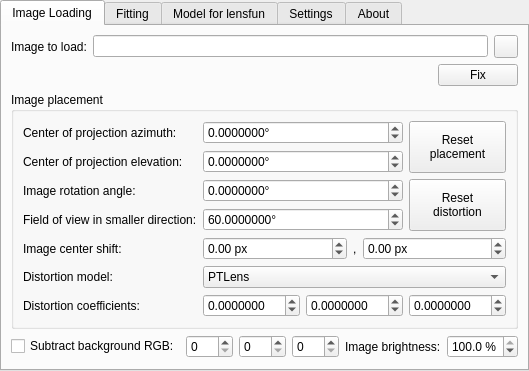
<?xml version="1.0" encoding="UTF-8"?>
<ui version="4.0">
 <class>LDEDialog</class>
 <widget class="QWidget" name="LDEDialog">
  <property name="geometry">
   <rect>
    <x>0</x>
    <y>0</y>
    <width>300</width>
    <height>300</height>
   </rect>
  </property>
  <property name="windowTitle">
   <string>Lens Distortion Estimator</string>
  </property>
  <layout class="QVBoxLayout" name="verticalLayout_2">
   <property name="spacing">
    <number>0</number>
   </property>
   <property name="leftMargin">
    <number>0</number>
   </property>
   <property name="topMargin">
    <number>0</number>
   </property>
   <property name="rightMargin">
    <number>0</number>
   </property>
   <property name="bottomMargin">
    <number>0</number>
   </property>
   <item>
    <widget class="TitleBar" name="titleBar">
     <property name="title" stdset="0">
      <string>Lens Distortion Estimator</string>
     </property>
    </widget>
   </item>
   <item>
    <widget class="QTabWidget" name="tabs">
     <property name="currentIndex">
      <number>0</number>
     </property>
     <property name="documentMode">
      <bool>false</bool>
     </property>
     <widget class="QWidget" name="imageLoadTab">
      <attribute name="title">
       <string>Image Loading</string>
      </attribute>
      <layout class="QGridLayout" name="gridLayout">
       <item row="5" column="0">
        <spacer name="verticalSpacer_2">
         <property name="orientation">
          <enum>Qt::Vertical</enum>
         </property>
         <property name="sizeHint" stdset="0">
          <size>
           <width>20</width>
           <height>40</height>
          </size>
         </property>
        </spacer>
       </item>
       <item row="3" column="0">
        <widget class="QGroupBox" name="groupBox">
         <property name="title">
          <string>Image placement</string>
         </property>
         <layout class="QGridLayout" name="gridLayout_2">
          <item row="6" column="0">
           <widget class="QLabel" name="label_7">
            <property name="text">
             <string>Distortion model:</string>
            </property>
           </widget>
          </item>
          <item row="5" column="1" colspan="3">
           <layout class="QHBoxLayout" name="horizontalLayout_2">
            <item>
             <widget class="QDoubleSpinBox" name="imageCenterShiftX">
              <property name="suffix">
               <string> px</string>
              </property>
              <property name="minimum">
               <double>-500.000000000000000</double>
              </property>
              <property name="maximum">
               <double>500.000000000000000</double>
              </property>
              <property name="value">
               <double>0.000000000000000</double>
              </property>
             </widget>
            </item>
            <item>
             <widget class="QLabel" name="label_8">
              <property name="sizePolicy">
               <sizepolicy hsizetype="Fixed" vsizetype="Preferred">
                <horstretch>0</horstretch>
                <verstretch>0</verstretch>
               </sizepolicy>
              </property>
              <property name="text">
               <string>,</string>
              </property>
             </widget>
            </item>
            <item>
             <widget class="QDoubleSpinBox" name="imageCenterShiftY">
              <property name="suffix">
               <string> px</string>
              </property>
              <property name="minimum">
               <double>-500.000000000000000</double>
              </property>
              <property name="maximum">
               <double>500.000000000000000</double>
              </property>
              <property name="value">
               <double>0.000000000000000</double>
              </property>
             </widget>
            </item>
           </layout>
          </item>
          <item row="0" column="1" colspan="2">
           <widget class="QDoubleSpinBox" name="projectionCenterAzimuth">
            <property name="suffix">
             <string>°</string>
            </property>
            <property name="decimals">
             <number>7</number>
            </property>
            <property name="minimum">
             <double>-360.000000000000000</double>
            </property>
            <property name="maximum">
             <double>360.000000000000000</double>
            </property>
            <property name="singleStep">
             <double>0.100000000000000</double>
            </property>
           </widget>
          </item>
          <item row="4" column="0">
           <widget class="QLabel" name="label_4">
            <property name="text">
             <string>Field of view in smaller direction:</string>
            </property>
            <property name="buddy">
             <cstring>imageSmallerSideFoV</cstring>
            </property>
           </widget>
          </item>
          <item row="4" column="1" colspan="2">
           <widget class="QDoubleSpinBox" name="imageSmallerSideFoV">
            <property name="suffix">
             <string>°</string>
            </property>
            <property name="decimals">
             <number>7</number>
            </property>
            <property name="minimum">
             <double>0.001000000000000</double>
            </property>
            <property name="maximum">
             <double>179.000000000000000</double>
            </property>
            <property name="value">
             <double>60.000000000000000</double>
            </property>
           </widget>
          </item>
          <item row="3" column="0">
           <widget class="QLabel" name="label_3">
            <property name="text">
             <string>Image rotation angle:</string>
            </property>
            <property name="buddy">
             <cstring>imageFieldRotation</cstring>
            </property>
           </widget>
          </item>
          <item row="3" column="1" colspan="2">
           <widget class="QDoubleSpinBox" name="imageFieldRotation">
            <property name="suffix">
             <string>°</string>
            </property>
            <property name="decimals">
             <number>7</number>
            </property>
            <property name="minimum">
             <double>-360.000000000000000</double>
            </property>
            <property name="maximum">
             <double>360.000000000000000</double>
            </property>
            <property name="singleStep">
             <double>0.100000000000000</double>
            </property>
           </widget>
          </item>
          <item row="1" column="0">
           <widget class="QLabel" name="label_2">
            <property name="text">
             <string>Center of projection elevation:</string>
            </property>
            <property name="buddy">
             <cstring>projectionCenterElevation</cstring>
            </property>
           </widget>
          </item>
          <item row="6" column="1" colspan="3">
           <widget class="QComboBox" name="distortionModelCB">
            <property name="currentIndex">
             <number>2</number>
            </property>
            <item>
             <property name="text">
              <string>3rd order polynomial</string>
             </property>
            </item>
            <item>
             <property name="text">
              <string>5th order polynomial</string>
             </property>
            </item>
            <item>
             <property name="text">
              <string>PTLens</string>
             </property>
            </item>
           </widget>
          </item>
          <item row="5" column="0">
           <widget class="QLabel" name="label_5">
            <property name="text">
             <string>Image center shift:</string>
            </property>
           </widget>
          </item>
          <item row="0" column="0">
           <widget class="QLabel" name="label">
            <property name="text">
             <string>Center of projection azimuth:</string>
            </property>
            <property name="buddy">
             <cstring>projectionCenterAzimuth</cstring>
            </property>
           </widget>
          </item>
          <item row="7" column="2">
           <widget class="QDoubleSpinBox" name="distortionTerm2">
            <property name="decimals">
             <number>7</number>
            </property>
            <property name="minimum">
             <double>-0.100000000000000</double>
            </property>
            <property name="maximum">
             <double>0.100000000000000</double>
            </property>
            <property name="singleStep">
             <double>0.001000000000000</double>
            </property>
           </widget>
          </item>
          <item row="7" column="0">
           <widget class="QLabel" name="label_9">
            <property name="text">
             <string>Distortion coefficients:</string>
            </property>
           </widget>
          </item>
          <item row="1" column="1" colspan="2">
           <widget class="QDoubleSpinBox" name="projectionCenterElevation">
            <property name="suffix">
             <string>°</string>
            </property>
            <property name="decimals">
             <number>7</number>
            </property>
            <property name="minimum">
             <double>-90.000000000000000</double>
            </property>
            <property name="maximum">
             <double>90.000000000000000</double>
            </property>
            <property name="singleStep">
             <double>0.100000000000000</double>
            </property>
           </widget>
          </item>
          <item row="7" column="1">
           <widget class="QDoubleSpinBox" name="distortionTerm1">
            <property name="decimals">
             <number>7</number>
            </property>
            <property name="minimum">
             <double>-0.100000000000000</double>
            </property>
            <property name="maximum">
             <double>0.100000000000000</double>
            </property>
            <property name="singleStep">
             <double>0.001000000000000</double>
            </property>
           </widget>
          </item>
          <item row="7" column="3">
           <widget class="QDoubleSpinBox" name="distortionTerm3">
            <property name="decimals">
             <number>7</number>
            </property>
            <property name="minimum">
             <double>-0.100000000000000</double>
            </property>
            <property name="maximum">
             <double>0.100000000000000</double>
            </property>
            <property name="singleStep">
             <double>0.001000000000000</double>
            </property>
           </widget>
          </item>
          <item row="0" column="3" rowspan="2">
           <widget class="QPushButton" name="resetPlacementBtn">
            <property name="sizePolicy">
             <sizepolicy hsizetype="Minimum" vsizetype="Minimum">
              <horstretch>0</horstretch>
              <verstretch>0</verstretch>
             </sizepolicy>
            </property>
            <property name="text">
             <string>Reset
placement</string>
            </property>
           </widget>
          </item>
          <item row="3" column="3" rowspan="2">
           <widget class="QPushButton" name="resetDistortionBtn">
            <property name="sizePolicy">
             <sizepolicy hsizetype="Minimum" vsizetype="Minimum">
              <horstretch>0</horstretch>
              <verstretch>0</verstretch>
             </sizepolicy>
            </property>
            <property name="text">
             <string>Reset
distortion</string>
            </property>
           </widget>
          </item>
         </layout>
        </widget>
       </item>
       <item row="0" column="0">
        <layout class="QHBoxLayout" name="horizontalLayout">
         <item>
          <widget class="QLabel" name="label_6">
           <property name="text">
            <string>Image to load:</string>
           </property>
          </widget>
         </item>
         <item>
          <widget class="QLineEdit" name="imageFilePath"/>
         </item>
         <item>
          <widget class="QToolButton" name="imageBrowseBtn">
           <property name="toolTip">
            <string>Browse for an image...</string>
           </property>
           <property name="text">
            <string/>
           </property>
           <property name="icon">
            <iconset>
             <normaloff>:/graphicGui/uibtFolder.png</normaloff>
             <disabledoff>:/graphicGui/uibtFolder-disabled.png</disabledoff>:/graphicGui/uibtFolder.png</iconset>
           </property>
          </widget>
         </item>
        </layout>
       </item>
       <item row="1" column="0">
        <layout class="QHBoxLayout" name="horizontalLayout_3">
         <item>
          <widget class="QLabel" name="warnings">
           <property name="sizePolicy">
            <sizepolicy hsizetype="Expanding" vsizetype="Preferred">
             <horstretch>0</horstretch>
             <verstretch>0</verstretch>
            </sizepolicy>
           </property>
           <property name="text">
            <string/>
           </property>
           <property name="wordWrap">
            <bool>true</bool>
           </property>
           <property name="textInteractionFlags">
            <set>Qt::LinksAccessibleByMouse|Qt::TextSelectableByKeyboard|Qt::TextSelectableByMouse</set>
           </property>
          </widget>
         </item>
         <item>
          <widget class="QPushButton" name="fixWarningBtn">
           <property name="text">
            <string>Fix</string>
           </property>
          </widget>
         </item>
        </layout>
       </item>
       <item row="4" column="0">
        <layout class="QHBoxLayout" name="horizontalLayout_4">
         <item>
          <widget class="QCheckBox" name="subtractBG">
           <property name="text">
            <string>Subtract background RGB:</string>
           </property>
          </widget>
         </item>
         <item>
          <widget class="QSpinBox" name="bgRed">
           <property name="minimum">
            <number>0</number>
           </property>
           <property name="maximum">
            <number>255</number>
           </property>
          </widget>
         </item>
         <item>
          <widget class="QSpinBox" name="bgGreen">
           <property name="minimum">
            <number>0</number>
           </property>
           <property name="maximum">
            <number>255</number>
           </property>
          </widget>
         </item>
         <item>
          <widget class="QSpinBox" name="bgBlue">
           <property name="minimum">
            <number>0</number>
           </property>
           <property name="maximum">
            <number>255</number>
           </property>
          </widget>
         </item>
         <item>
          <spacer name="horizontalSpacer">
           <property name="orientation">
            <enum>Qt::Horizontal</enum>
           </property>
           <property name="sizeHint" stdset="0">
            <size>
             <width>40</width>
             <height>20</height>
            </size>
           </property>
          </spacer>
         </item>
         <item>
          <widget class="QLabel" name="label_14">
           <property name="text">
            <string>Image brightness:</string>
           </property>
          </widget>
         </item>
         <item>
          <widget class="QDoubleSpinBox" name="imageBrightness">
           <property name="suffix">
            <string> %</string>
           </property>
           <property name="decimals">
            <number>1</number>
           </property>
           <property name="maximum">
            <double>100.000000000000000</double>
           </property>
           <property name="value">
            <double>100.000000000000000</double>
           </property>
          </widget>
         </item>
        </layout>
       </item>
      </layout>
     </widget>
     <widget class="QWidget" name="fittingTab">
      <attribute name="title">
       <string>Fitting</string>
      </attribute>
      <layout class="QVBoxLayout" name="verticalLayout_4" stretch="0,1">
       <item>
        <layout class="QGridLayout" name="gridLayout_4">
         <item row="0" column="0">
          <widget class="QPushButton" name="repositionBtn">
           <property name="enabled">
            <bool>false</bool>
           </property>
           <property name="text">
            <string>Reposition image by first two points</string>
           </property>
          </widget>
         </item>
         <item row="1" column="0">
          <widget class="QPushButton" name="pickImagePointBtn">
           <property name="text">
            <string>Pick an image point for selected object...</string>
           </property>
           <property name="checkable">
            <bool>true</bool>
           </property>
          </widget>
         </item>
         <item row="0" column="1" rowspan="2">
          <widget class="QPushButton" name="optimizeBtn">
           <property name="enabled">
            <bool>false</bool>
           </property>
           <property name="sizePolicy">
            <sizepolicy hsizetype="Minimum" vsizetype="Minimum">
             <horstretch>0</horstretch>
             <verstretch>0</verstretch>
            </sizepolicy>
           </property>
           <property name="text">
            <string>Optimize</string>
           </property>
          </widget>
         </item>
        </layout>
       </item>
       <item>
        <widget class="QSplitter" name="listChartSplitter">
         <property name="orientation">
          <enum>Qt::Horizontal</enum>
         </property>
         <widget class="QWidget" name="layoutWidget">
          <layout class="QGridLayout" name="gridLayout_3">
           <item row="0" column="0" colspan="2">
            <widget class="QTreeWidget" name="imagePointsPicked">
             <property name="sizePolicy">
              <sizepolicy hsizetype="Preferred" vsizetype="Preferred">
               <horstretch>0</horstretch>
               <verstretch>0</verstretch>
              </sizepolicy>
             </property>
             <property name="dragEnabled">
              <bool>true</bool>
             </property>
             <property name="dragDropMode">
              <enum>QAbstractItemView::InternalMove</enum>
             </property>
             <property name="defaultDropAction">
              <enum>Qt::MoveAction</enum>
             </property>
             <column>
              <property name="text">
               <string notr="true">Object</string>
              </property>
             </column>
             <column>
              <property name="text">
               <string>x, px</string>
              </property>
             </column>
             <column>
              <property name="text">
               <string>y, px</string>
              </property>
             </column>
            </widget>
           </item>
           <item row="2" column="0">
            <widget class="QPushButton" name="importPointsBtn">
             <property name="text">
              <string>Import list...</string>
             </property>
            </widget>
           </item>
           <item row="1" column="0" colspan="2">
            <widget class="QPushButton" name="removePointBtn">
             <property name="enabled">
              <bool>false</bool>
             </property>
             <property name="text">
              <string>Remove point</string>
             </property>
            </widget>
           </item>
           <item row="2" column="1">
            <widget class="QPushButton" name="exportPointsBtn">
             <property name="enabled">
              <bool>false</bool>
             </property>
             <property name="text">
              <string>Export list...</string>
             </property>
            </widget>
           </item>
          </layout>
         </widget>
         <widget class="QChartView" name="errorsChartView">
          <property name="sizePolicy">
           <sizepolicy hsizetype="Expanding" vsizetype="Expanding">
            <horstretch>0</horstretch>
            <verstretch>0</verstretch>
           </sizepolicy>
          </property>
         </widget>
        </widget>
       </item>
      </layout>
     </widget>
     <widget class="QWidget" name="lensfunModelTab">
      <attribute name="title">
       <string>Model for lensfun</string>
      </attribute>
      <layout class="QGridLayout" name="gridLayout_5">
       <item row="6" column="0" colspan="3">
        <widget class="QTextEdit" name="lensfunModelXML">
         <property name="readOnly">
          <bool>true</bool>
         </property>
         <property name="acceptRichText">
          <bool>false</bool>
         </property>
        </widget>
       </item>
       <item row="3" column="2">
        <widget class="QDoubleSpinBox" name="lensFocalLength">
         <property name="suffix">
          <string> mm</string>
         </property>
         <property name="minimum">
          <double>1.000000000000000</double>
         </property>
         <property name="maximum">
          <double>9999.000000000000000</double>
         </property>
         <property name="singleStep">
          <double>0.100000000000000</double>
         </property>
         <property name="value">
          <double>45.000000000000000</double>
         </property>
        </widget>
       </item>
       <item row="0" column="0">
        <widget class="QLabel" name="label_12">
         <property name="text">
          <string>Make:</string>
         </property>
        </widget>
       </item>
       <item row="2" column="0">
        <widget class="QLabel" name="label_15">
         <property name="toolTip">
          <string/>
         </property>
         <property name="text">
          <string>Mount:</string>
         </property>
        </widget>
       </item>
       <item row="3" column="0">
        <widget class="QLabel" name="label_16">
         <property name="text">
          <string>Focal length:</string>
         </property>
        </widget>
       </item>
       <item row="5" column="0" colspan="3">
        <widget class="QPushButton" name="generateLensfunModelBtn">
         <property name="enabled">
          <bool>false</bool>
         </property>
         <property name="text">
          <string>Generate</string>
         </property>
        </widget>
       </item>
       <item row="1" column="0">
        <widget class="QLabel" name="label_13">
         <property name="text">
          <string>Model:</string>
         </property>
        </widget>
       </item>
       <item row="1" column="2">
        <widget class="QLineEdit" name="lensModel"/>
       </item>
       <item row="2" column="2">
        <widget class="QLineEdit" name="lensMount"/>
       </item>
       <item row="0" column="2">
        <widget class="QLineEdit" name="lensMake"/>
       </item>
      </layout>
     </widget>
     <widget class="QWidget" name="settingsTab">
      <attribute name="title">
       <string>Settings</string>
      </attribute>
      <layout class="QVBoxLayout" name="verticalLayout">
       <item>
        <widget class="QGroupBox" name="imageEnabled">
         <property name="title">
          <string>Show image</string>
         </property>
         <property name="flat">
          <bool>true</bool>
         </property>
         <property name="checkable">
          <bool>true</bool>
         </property>
         <layout class="QGridLayout" name="gridLayout_6">
          <item row="2" column="2">
           <widget class="ColorButton" name="imageAxesColor">
            <property name="text">
             <string/>
            </property>
           </widget>
          </item>
          <item row="0" column="1">
           <spacer name="horizontalSpacer_2">
            <property name="orientation">
             <enum>Qt::Horizontal</enum>
            </property>
            <property name="sizeHint" stdset="0">
             <size>
              <width>40</width>
              <height>20</height>
             </size>
            </property>
           </spacer>
          </item>
          <item row="0" column="3">
           <widget class="QLabel" name="label_10">
            <property name="text">
             <string>normal</string>
            </property>
           </widget>
          </item>
          <item row="3" column="1">
           <spacer name="verticalSpacer">
            <property name="orientation">
             <enum>Qt::Vertical</enum>
            </property>
            <property name="sizeHint" stdset="0">
             <size>
              <width>20</width>
              <height>40</height>
             </size>
            </property>
           </spacer>
          </item>
          <item row="2" column="0">
           <widget class="QCheckBox" name="imageAxesEnabled">
            <property name="text">
             <string>Mark image axes</string>
            </property>
           </widget>
          </item>
          <item row="0" column="5">
           <widget class="QLabel" name="label_11">
            <property name="text">
             <string>selected</string>
            </property>
           </widget>
          </item>
          <item row="0" column="0">
           <widget class="QCheckBox" name="markPickedPoints">
            <property name="text">
             <string>Mark picked points</string>
            </property>
           </widget>
          </item>
          <item row="0" column="4">
           <widget class="ColorButton" name="selectedPointMarkerColor">
            <property name="text">
             <string/>
            </property>
           </widget>
          </item>
          <item row="0" column="2">
           <widget class="ColorButton" name="pointMarkerColor">
            <property name="text">
             <string/>
            </property>
           </widget>
          </item>
          <item row="1" column="0">
           <widget class="QCheckBox" name="markProjectionCenter">
            <property name="text">
             <string>Mark center of projection</string>
            </property>
           </widget>
          </item>
          <item row="1" column="2">
           <widget class="ColorButton" name="projectionCenterMarkerColor">
            <property name="text">
             <string/>
            </property>
           </widget>
          </item>
         </layout>
        </widget>
       </item>
       <item>
        <widget class="QPushButton" name="restoreDefaultsBtn">
         <property name="text">
          <string>Restore defaults</string>
         </property>
        </widget>
       </item>
      </layout>
     </widget>
     <widget class="QWidget" name="aboutTab">
      <attribute name="title">
       <string comment="tab in plugin windows">About</string>
      </attribute>
      <layout class="QVBoxLayout" name="verticalLayout_11">
       <property name="spacing">
        <number>9</number>
       </property>
       <item>
        <widget class="QTextBrowser" name="about">
         <property name="openExternalLinks">
          <bool>true</bool>
         </property>
         <property name="openLinks">
          <bool>true</bool>
         </property>
        </widget>
       </item>
      </layout>
     </widget>
    </widget>
   </item>
  </layout>
  <zorder>tabs</zorder>
  <zorder>TitleBar</zorder>
 </widget>
 <customwidgets>
  <customwidget>
   <class>TitleBar</class>
   <extends>QFrame</extends>
   <header>Dialog.hpp</header>
   <container>1</container>
  </customwidget>
  <customwidget>
   <class>ColorButton</class>
   <extends>QToolButton</extends>
   <header>gui/ColorButton.hpp</header>
  </customwidget>
  <customwidget>
   <class>QChartView</class>
   <extends>QGraphicsView</extends>
   <header location="global">QChartView</header>
  </customwidget>
 </customwidgets>
 <tabstops>
  <tabstop>tabs</tabstop>
  <tabstop>imageFilePath</tabstop>
  <tabstop>imageBrowseBtn</tabstop>
  <tabstop>fixWarningBtn</tabstop>
  <tabstop>projectionCenterAzimuth</tabstop>
  <tabstop>projectionCenterElevation</tabstop>
  <tabstop>imageFieldRotation</tabstop>
  <tabstop>imageSmallerSideFoV</tabstop>
  <tabstop>imageCenterShiftX</tabstop>
  <tabstop>imageCenterShiftY</tabstop>
  <tabstop>distortionModelCB</tabstop>
  <tabstop>distortionTerm1</tabstop>
  <tabstop>distortionTerm2</tabstop>
  <tabstop>distortionTerm3</tabstop>
  <tabstop>subtractBG</tabstop>
  <tabstop>bgRed</tabstop>
  <tabstop>bgGreen</tabstop>
  <tabstop>bgBlue</tabstop>
  <tabstop>imageBrightness</tabstop>
  <tabstop>repositionBtn</tabstop>
  <tabstop>optimizeBtn</tabstop>
  <tabstop>pickImagePointBtn</tabstop>
  <tabstop>imagePointsPicked</tabstop>
  <tabstop>removePointBtn</tabstop>
  <tabstop>importPointsBtn</tabstop>
  <tabstop>exportPointsBtn</tabstop>
  <tabstop>errorsChartView</tabstop>
  <tabstop>imageEnabled</tabstop>
  <tabstop>markPickedPoints</tabstop>
  <tabstop>pointMarkerColor</tabstop>
  <tabstop>selectedPointMarkerColor</tabstop>
  <tabstop>markProjectionCenter</tabstop>
  <tabstop>projectionCenterMarkerColor</tabstop>
  <tabstop>imageAxesEnabled</tabstop>
  <tabstop>imageAxesColor</tabstop>
  <tabstop>restoreDefaultsBtn</tabstop>
  <tabstop>about</tabstop>
  <tabstop>lensMake</tabstop>
  <tabstop>lensModel</tabstop>
  <tabstop>lensMount</tabstop>
  <tabstop>lensFocalLength</tabstop>
  <tabstop>generateLensfunModelBtn</tabstop>
  <tabstop>lensfunModelXML</tabstop>
 </tabstops>
 <resources/>
 <connections/>
</ui>
